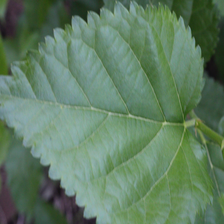
#> input picture artifacts/mulberry-heldout-parity.png, 224 x 224 px
$ python make_feature_fixture.py
#> lines starting #> are read from the running program, lines starting #| are printed output that depends on the picture
### ml/features.py
"""Deterministic color/texture features shared with browser; no learned preprocessing.
64x64 center-nearest samples, RGB histograms, 4x4 spatial mean/std, gradient histogram.
"""
import numpy as np
from PIL import Image
VERSION='rgb-texture-153-v1'
def features(image):
 a=np.asarray(image.convert('RGB'));h,w=a.shape[:2]
#> in features, a is the input picture: shape (224, 224, 3); mean R, G, B 96.6, 125.6, 99.8
#> after `h, w = a.shape[:2]`: h = 224; w = 224
 ys=np.minimum(((np.arange(64)+.5)*h/64).astype(int),h-1)
#> ys = 64 values from 1 to 222
 xs=np.minimum(((np.arange(64)+.5)*w/64).astype(int),w-1)
#> xs = 64 values from 1 to 222
 a=a[ys[:,None],xs[None,:]].astype(np.float64)/255
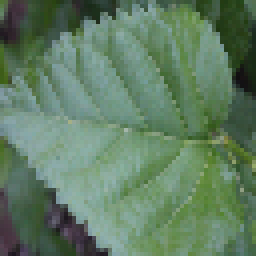
#> a: shape (64, 64, 3) float64 (shown 4 times larger); mean R, G, B 0.379, 0.492, 0.391
 result=[]
 for c in range(3):result.extend(np.bincount(np.minimum((a[:,:,c]*16).astype(int),15).ravel(),minlength=16)/4096)
#> after the loop, result = 48 values, max 0.237 at index 25, min 0 at index 0, mean 0.0625
 for gy in range(4):
  for gx in range(4):
   tile=a[gy*16:(gy+1)*16,gx*16:(gx+1)*16]
   for c in range(3):result.extend([tile[:,:,c].mean(),tile[:,:,c].std()])
#> after the loop, result = 144 values, max 0.646 at index 104, min 0 at index 0, mean 0.193
 gray=a[:,:,0]*.299+a[:,:,1]*.587+a[:,:,2]*.114
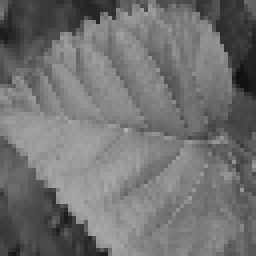
#> gray: shape (64, 64) float64 (shown 4 times larger); min 0.06, max 0.685, mean 0.447
 dx=gray[1:-1,2:]-gray[1:-1,:-2];dy=gray[2:,1:-1]-gray[:-2,1:-1]
#> after `dx = gray[1:-1, 2:] - gray[1:-1, :-2]`:
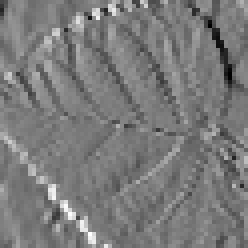
#> dx: shape (62, 62) float64 (shown 4 times larger); min -0.432, max 0.46, mean -0.00197; drawn with min black and max white
#> after `dy = gray[2:, 1:-1] - gray[:-2, 1:-1]`:
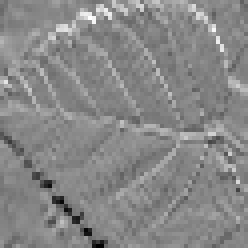
#> dy: shape (62, 62) float64 (shown 4 times larger); min -0.479, max 0.426, mean 0.0034; drawn with min black and max white
 mag=np.sqrt(dx*dx+dy*dy);angle=np.mod(np.arctan2(dy,dx)+np.pi,np.pi)
#> after `mag = np.sqrt(dx * dx + dy * dy)`:
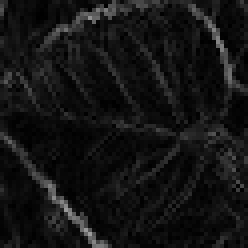
#> mag: shape (62, 62) float64 (shown 4 times larger); min 0.001, max 0.614, mean 0.0786
#> after `angle = np.mod(np.arctan2(dy, dx) + np.pi, np.pi)`:
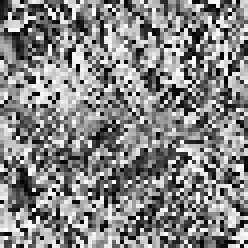
#> angle: shape (62, 62) float64 (shown 4 times larger); min 0, max 3.14, mean 1.64; drawn with min black and max white
 bins=np.minimum((angle/np.pi*9).astype(int),8)
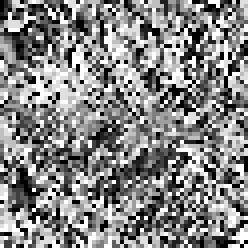
#> bins: shape (62, 62) int64 (shown 4 times larger); min 0, max 8, mean 4.2; drawn with min black and max white
 hist=np.bincount(bins.ravel(),weights=mag.ravel(),minlength=9);hist=hist/(hist.sum()+1e-12)
#> after `hist = np.bincount(bins.ravel(), weights=mag.ravel(), minlength=9)`: hist = [35.22, 27.6, 27.43, 20.89, 27.86, 30.34, 48.9, 39.66, 44.09]
#> after `hist = hist / (hist.sum() + 1e-12)`: hist = [0.117, 0.0914, 0.0908, 0.0692, 0.0922, 0.1, 0.162, 0.131, 0.146]
 result.extend(hist)
 return np.array(result,dtype=np.float64)
def dhash(image):
 a=np.asarray(image.convert('L').resize((9,8),Image.Resampling.LANCZOS))
 return sum(int(v)<<i for i,v in enumerate((a[:,1:]>a[:,:-1]).ravel()))

### ml/make_feature_fixture.py
"""Export actual held-out pixels to test independent JS feature extraction."""
from pathlib import Path
import json
import numpy as np
from PIL import Image
from features import features
root=Path(__file__).resolve().parent.parent
im=Image.open(root/'artifacts/mulberry-heldout-parity.png').convert('RGBA')
(root/'artifacts/feature-parity.json').write_text(json.dumps({'width':im.width,'height':im.height,'pixels':np.asarray(im).ravel().tolist(),'features':features(im).tolist()},separators=(',',':')))
